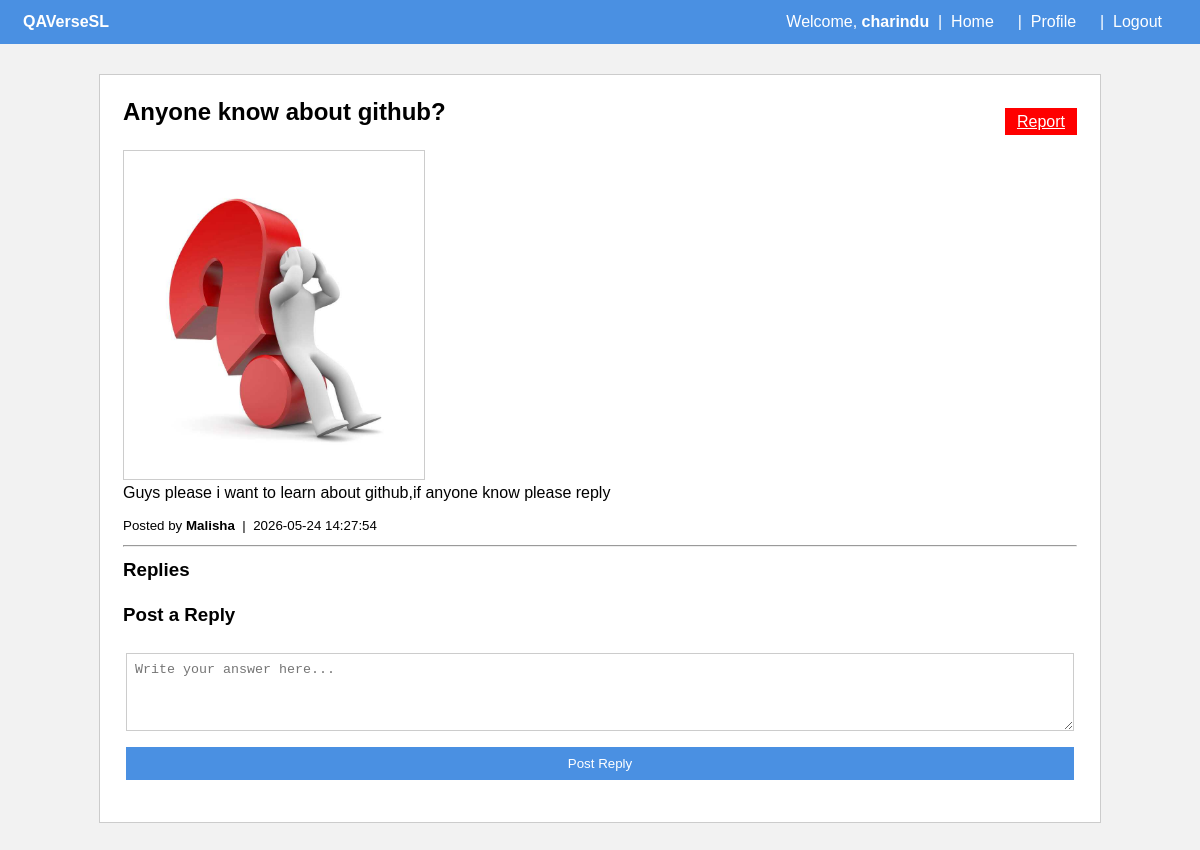
Page /threadview.php?id=14 (signed in) on the committed database.
### tables this page shows
CREATE TABLE `threads` (
  `id` int(11) NOT NULL,
  `user_id` int(11) DEFAULT NULL,
  `title` varchar(255) DEFAULT NULL,
  `body` text DEFAULT NULL,
  `image` varchar(255) DEFAULT NULL,
  `created_at` timestamp NOT NULL DEFAULT current_timestamp()
);

CREATE TABLE `users` (
  `id` int(11) NOT NULL,
  `firstname` varchar(50) DEFAULT NULL,
  `lastname` varchar(50) DEFAULT NULL,
  `username` varchar(50) DEFAULT NULL,
  `email` varchar(100) DEFAULT NULL,
  `password` varchar(255) DEFAULT NULL,
  `role` enum('user','admin') DEFAULT 'user',
  `is_banned` tinyint(4) DEFAULT 0,
  `profile_pic` varchar(255) DEFAULT 'default.png',
  `created_at` timestamp NOT NULL DEFAULT current_timestamp()
);

### threadviewbackend.php (called while the page is built, shortened)
<?php
include 'DBconnection.php';
$thread_id = $_GET['id'];
$threadQuery = "SELECT threads.*, users.username, users.profile_pic
                FROM threads
                JOIN users ON threads.user_id = users.id
                WHERE threads.id='$thread_id'";
$threadResult = mysqli_query($con, $threadQuery);
$thread = mysqli_fetch_assoc($threadResult);
?>

### threadview.php (the view, shortened to what this page needs)
<?php include 'threadviewbackend.php'; ?>
<html>
<head>
  <link rel="stylesheet" href="style.css">
</head>
<body>
<div class="navbar">
  <table width="100%">
    <tr>
      <td style="color:white;"><b>QAVerseSL</b></td>
      <td align="right" style="color:white;">
        Welcome, <b><?php echo $_SESSION['username']; ?></b> &nbsp;|&nbsp;
        <a href="feed.php">Home</a> &nbsp;|&nbsp;
        <a href="profile.php">Profile</a> &nbsp;|&nbsp;
        <a href="logout.php">Logout</a>
      </td>
    </tr>
  </table>
</div>
<div class="main-table">
  <table width="100%">
    <tr>
      <td><h2><?php echo $thread['title']; ?></h2></td>
      <td align="right">
        <a href="report.php?id=<?php echo $thread['id']; ?>" class="btn" style="background-color:red; width:auto; padding: 5px 12px;">Report</a>
      </td>
    </tr>
    <?php if(!empty($thread['image'])) { ?>
    <tr>
      <td colspan="2">
        <img src="uploads/<?php echo $thread['image']; ?>" width="300" style="border:1px solid #ccc;">
      </td>
    </tr>
    <?php } ?>
    <tr>
      <td colspan="2">
        <p><?php echo $thread['body']; ?></p>
        <small>Posted by <b><?php echo $thread['username']; ?></b> &nbsp;|&nbsp; <?php echo $thread['created_at']; ?></small>
      </td>
    </tr>
    <tr><td colspan="2"><hr></td></tr>
    <tr>
      <td colspan="2"><h3>Replies</h3></td>
    </tr>
    <tr>
      <td colspan="2">
        <h3>Post a Reply</h3>
        <form method="post" name="postReplyForm" action="threadviewbackend.php?id=<?php echo $thread['id']; ?>" onsubmit="return validate();">
          <table width="100%">
            <tr>
              <td><textarea name="replybody" rows="4" placeholder="Write your answer here..."></textarea></td>
            </tr>
            <tr>
              <td><input type="submit" name="reply" value="Post Reply"></td>
            </tr>
          </table>
        </form>
      </td>
    </tr>
  </table>
</div>
</body>
</html>

### style.css (style rules this page uses)
body { font-family: Arial, sans-serif; background-color: #f2f2f2; margin: 0; padding: 0; }
.navbar { background-color: #4a90e2; padding: 10px 20px; color: white; }
.navbar a { color: white; text-decoration: none; margin-right: 15px; }
.main-table { width: 80%; margin: 30px auto; background: white; border: 1px solid #ccc; padding: 20px; }
input[type="text"], input[type="email"], input[type="password"], textarea { width: 100%; padding: 8px; margin: 5px 0 12px 0; border: 1px solid #ccc; box-sizing: border-box; }
input[type="submit"], .btn { background-color: #4a90e2; color: white; border: none; padding: 9px 20px; cursor: pointer; width: 100%; }
a { color: #4a90e2; }

### rows in the picture
threads: title "Anyone know about github?", image (picture), body "Guys please i want to learn about github,if anyone know please reply", user.username "Malisha", created_at "2026-05-24 14:27:54"

### other values in the picture
$_SESSION['username'] "charindu"
